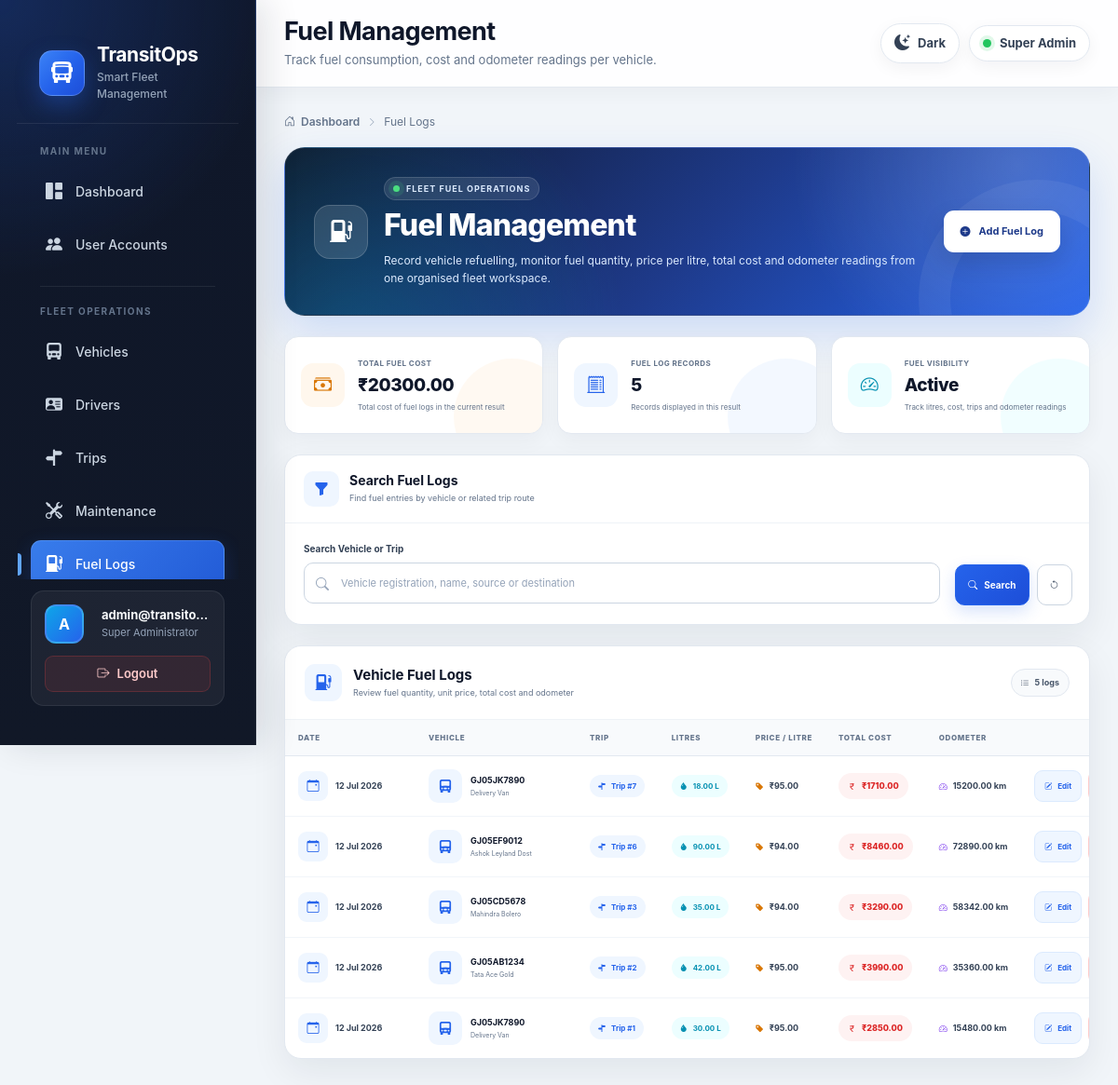
Before: /operations/fuel-logs/ (signed in) with the older database file.
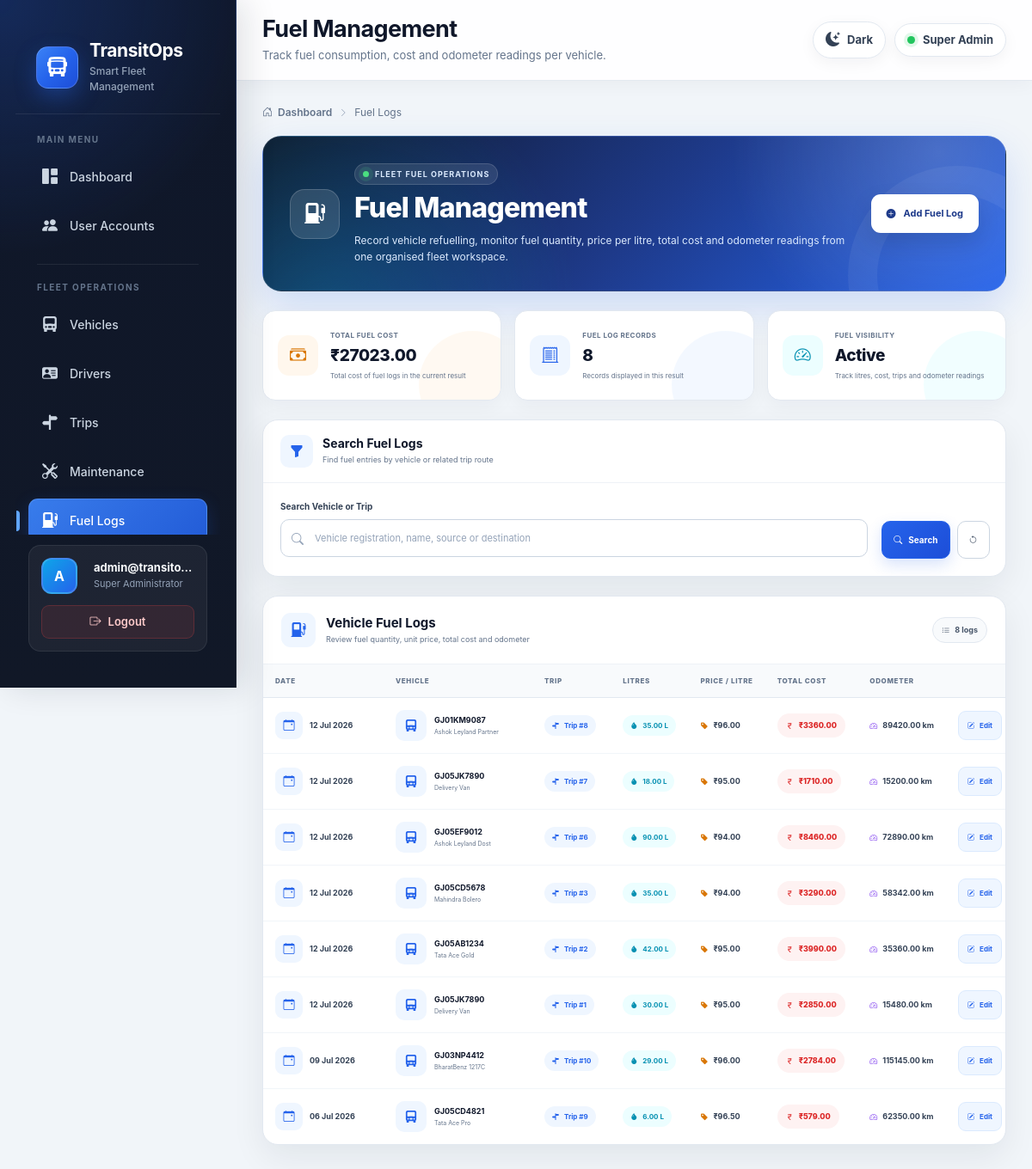
After: the same page with the newer database file.
### operations/models.py (models this page shows, shortened)
class FuelLog(models.Model):
    vehicle = models.ForeignKey(
        Vehicle,
        on_delete=models.PROTECT,
        related_name="fuel_logs",
    )
    trip = models.ForeignKey(
        Trip,
        on_delete=models.PROTECT,
        related_name="fuel_logs",
        null=True,
        blank=True,
    )
    date = models.DateField(
        default=timezone.localdate,
    )
    liters = models.DecimalField(
        max_digits=10,
        decimal_places=2,
        validators=[MinValueValidator(Decimal("0.01"))],
    )
    price_per_liter = models.DecimalField(
        max_digits=10,
        decimal_places=2,
        validators=[MinValueValidator(Decimal("0.01"))],
    )
    total_cost = models.DecimalField(
        max_digits=14,
        decimal_places=2,
        default=0,
        editable=False,
    )
    odometer = models.DecimalField(
        max_digits=12,
        decimal_places=2,
        validators=[MinValueValidator(Decimal("0"))],
    )
    notes = models.TextField(
        blank=True,
    )
    created_by = models.ForeignKey(
        settings.AUTH_USER_MODEL,
        on_delete=models.SET_NULL,
        null=True,
        blank=True,
        related_name="created_fuel_logs",
    )
    created_at = models.DateTimeField(
        auto_now_add=True,
    )
    updated_at = models.DateTimeField(
        auto_now=True,
    )
    class Meta:
        ordering = ["-date", "-created_at"]
        indexes = [
            models.Index(fields=["date"]),
            models.Index(fields=["vehicle"]),
        ]

class Trip(models.Model):
    class Status(models.TextChoices):
        DRAFT = "DRAFT", "Draft"
        DISPATCHED = "DISPATCHED", "Dispatched"
        COMPLETED = "COMPLETED", "Completed"
        CANCELLED = "CANCELLED", "Cancelled"
    source = models.CharField(
        max_length=150,
    )
    destination = models.CharField(
        max_length=150,
    )
    vehicle = models.ForeignKey(
        Vehicle,
        on_delete=models.PROTECT,
        related_name="trips",
    )
    driver = models.ForeignKey(
        Driver,
        on_delete=models.PROTECT,
        related_name="trips",
    )
    cargo_weight = models.DecimalField(
        max_digits=12,
        decimal_places=2,
        validators=[
            MinValueValidator(Decimal("0.01")),
        ],
        help_text="Cargo weight in kilograms.",
    )
    planned_distance = models.DecimalField(
        max_digits=12,
        decimal_places=2,
        validators=[
            MinValueValidator(Decimal("0.01")),
        ],
        help_text="Planned distance in kilometres.",
    )
    start_odometer = models.DecimalField(
        max_digits=12,
        decimal_places=2,
        null=True,
        blank=True,
    )
    final_odometer = models.DecimalField(
        max_digits=12,
        decimal_places=2,
        null=True,
        blank=True,
    )
    fuel_consumed = models.DecimalField(
        max_digits=10,
        decimal_places=2,
        null=True,
        blank=True,
        validators=[
            MinValueValidator(Decimal("0.01")),
        ],
        help_text="Fuel consumed in litres.",
    )
    revenue = models.DecimalField(
        max_digits=14,
        decimal_places=2,
        default=0,
        validators=[
            MinValueValidator(Decimal("0")),
        ],
    )
    notes = models.TextField(
        blank=True,
    )
    status = models.CharField(
        max_length=20,
        choices=Status.choices,
        default=Status.DRAFT,
    )
    created_by = models.ForeignKey(
        settings.AUTH_USER_MODEL,
        on_delete=models.SET_NULL,
        null=True,
        blank=True,
        related_name="created_trips",
    )
    created_at = models.DateTimeField(
        auto_now_add=True,
    )
    updated_at = models.DateTimeField(
        auto_now=True,
    )
    dispatched_at = models.DateTimeField(
        null=True,
        blank=True,
    )
    completed_at = models.DateTimeField(
        null=True,
        blank=True,
    )
    cancelled_at = models.DateTimeField(
        null=True,
        blank=True,
    )
    class Meta:
        ordering = ["-created_at"]
        indexes = [
            models.Index(fields=["status"]),
            models.Index(fields=["created_at"]),
            models.Index(fields=["vehicle", "status"]),
            models.Index(fields=["driver", "status"]),
        ]
        constraints = [
            models.CheckConstraint(
                condition=Q(cargo_weight__gt=0),
                name="trip_cargo_weight_positive",
            ),
            models.CheckConstraint(
                condition=Q(planned_distance__gt=0),
                name="trip_distance_positive",
            ),
            models.CheckConstraint(
                condition=Q(revenue__gte=0),
                name="trip_revenue_non_negative",
            ),
            models.UniqueConstraint(
                fields=["vehicle"],
                condition=Q(status="DISPATCHED"),
                name="one_active_trip_per_vehicle",
            ),
            models.UniqueConstraint(
                fields=["driver"],
                condition=Q(status="DISPATCHED"),
                name="one_active_trip_per_driver",
            ),
        ]

### fleet/models.py (models this page shows, shortened)
class Vehicle(models.Model):
    class VehicleType(models.TextChoices):
        TRUCK = "TRUCK", "Truck"
        VAN = "VAN", "Van"
        BUS = "BUS", "Bus"
        CAR = "CAR", "Car"
        BIKE = "BIKE", "Bike"
        OTHER = "OTHER", "Other"
    class Status(models.TextChoices):
        AVAILABLE = "AVAILABLE", "Available"
        ON_TRIP = "ON_TRIP", "On Trip"
        IN_SHOP = "IN_SHOP", "In Shop"
        RETIRED = "RETIRED", "Retired"
    registration_number = models.CharField(
        max_length=30,
        unique=True,
    )
    vehicle_name = models.CharField(
        max_length=100,
    )
    model = models.CharField(
        max_length=100,
        blank=True,
    )
    vehicle_type = models.CharField(
        max_length=20,
        choices=VehicleType.choices,
        default=VehicleType.TRUCK,
    )
    maximum_load_capacity = models.DecimalField(
        max_digits=12,
        decimal_places=2,
        help_text="Maximum cargo capacity in kilograms.",
        validators=[ MinValueValidator(Decimal("0.01")),],
    )
    odometer = models.DecimalField(
        max_digits=12,
        decimal_places=2,
        default=0,
        validators=[MinValueValidator(0)],
    )
    acquisition_cost = models.DecimalField(
        max_digits=14,
        decimal_places=2,
        default=0,
        validators=[MinValueValidator(0)],
    )
    region = models.CharField(
        max_length=100,
        blank=True,
    )
    status = models.CharField(
        max_length=20,
        choices=Status.choices,
        default=Status.AVAILABLE,
    )
    created_at = models.DateTimeField(
        auto_now_add=True,
    )
    updated_at = models.DateTimeField(
        auto_now=True,
    )
    class Meta:
        ordering = ["registration_number"]
        indexes = [
            models.Index(fields=["status"]),
            models.Index(fields=["vehicle_type"]),
            models.Index(fields=["region"]),
        ]

### operations/views.py (the view)
@role_required(*FINANCE_VIEW_ROLES)
def fuel_log_list(request):
    fuel_logs = (
        FuelLog.objects
        .select_related("vehicle", "trip")
        .all()
    )
    search = request.GET.get("search", "").strip()
    if search:
        fuel_logs = fuel_logs.filter(
            Q(vehicle__registration_number__icontains=search)
            | Q(trip__source__icontains=search)
            | Q(trip__destination__icontains=search)
        )
    fuel_sort = request.GET.get("sort", "newest")
    fuel_logs = apply_safe_sorting(
        fuel_logs,
        fuel_sort,
        {
            "newest": "-date",
            "oldest": "date",
            "vehicle": "vehicle__registration_number",
            "liters_high": "-liters",
            "cost_high": "-total_cost",
            "odometer_high": "-odometer",
        },
        "-date",
    )
    total_cost = (
        fuel_logs.aggregate(total=Sum("total_cost"))["total"]
        or Decimal("0")
    )
    return render(
        request,
        "operations/fuel_list.html",
        {
            "fuel_logs": fuel_logs,
            "total_cost": total_cost,
            "can_manage": (
                request.user.is_superuser
                or request.user.role in FUEL_MANAGE_ROLES
            ),
        },
    )

### operations/views.py (called while the page is built)
def apply_safe_sorting(queryset, requested_sort, allowed_sorts, default_sort):
    ordering = allowed_sorts.get(requested_sort, default_sort)
    return queryset.order_by(ordering)

### templates/operations/fuel_list.html (shortened to what the changed rows need)
{% extends "base.html" %}
{% block page_title %}
Fuel Management
{% endblock %}
{% block content %}
<div class="fuel-page">
    <div class="fuel-wrapper">
        <section class="fuel-hero">
            <div class="fuel-hero-content">
                <div>
                    <h2>Fuel Management</h2>
                </div>
            </div>
        </section>
        <section class="fuel-summary-grid">
            <article class="fuel-summary-card cost">
                <div class="fuel-summary-content">
                    <span>Total Fuel Cost</span>
                    <strong>
                        ₹{{ total_cost|default:0|floatformat:2 }}
                    </strong>
                    <small>
                        Total cost of fuel logs in the current result
                    </small>
                </div>
            </article>
            <article class="fuel-summary-card records">
                <div class="fuel-summary-content">
                    <span>Fuel Log Records</span>
                    <strong>
                        {{ fuel_logs|length }}
                    </strong>
                    <small>
                        Record{{ fuel_logs|length|pluralize }}
                        displayed in this result
                    </small>
                </div>
            </article>
        </section>
        <section class="fuel-table-panel">
            <header class="fuel-table-header">
                <div class="fuel-table-title">
                    <div class="fuel-table-title-icon">
                    </div>
                    <div>
                    </div>
                </div>
                <span class="fuel-result-count">
                    <i class="bi bi-list-ul"></i>
                    {{ fuel_logs|length }}
                    log{{ fuel_logs|length|pluralize }}
                </span>
            </header>
            <div class="table-responsive desktop-fuel-table">
                <table class="fuel-management-table">
                    <thead>
                        <tr>
                            <th>Date</th>
                            <th>Vehicle</th>
                            <th>Trip</th>
                            <th>Litres</th>
                            <th>Price / Litre</th>
                            <th>Total Cost</th>
                            <th>Odometer</th>
                            {% if can_manage %}
                                <th class="text-end">Actions</th>
                            {% endif %}
                        </tr>
                    </thead>
                    <tbody>
                        {% for fuel in fuel_logs %}
                            <tr>
                                <td>
                                    <div class="fuel-date">
                                        <span class="fuel-date-icon">
                                            <i class="bi bi-calendar-event"></i>
                                        </span>
                                        <span>
                                            {{ fuel.date|date:"d M Y" }}
                                        </span>
                                    </div>
                                </td>
                                <td>
                                    <div class="fuel-vehicle">
                                        <div class="fuel-vehicle-icon">
                                            <i class="bi bi-truck-front-fill"></i>
                                        </div>
                                        <div class="fuel-vehicle-details">
                                            <strong>
                                                {{ fuel.vehicle.registration_number }}
                                            </strong>
                                            <small>
                                                {% if fuel.vehicle.vehicle_name %}
                                                    {{ fuel.vehicle.vehicle_name }}
                                                {% else %}
                                                    Fleet vehicle
                                                {% endif %}
                                            </small>
                                        </div>
                                    </div>
                                </td>
                                <td>
                                    {% if fuel.trip %}
                                        <span
                                            class="fuel-trip"
                                            title="{{ fuel.trip.source }} to {{ fuel.trip.destination }}"
                                        >
                                            <i class="bi bi-signpost-split-fill"></i>
                                            Trip #{{ fuel.trip.pk }}
                                        </span>
                                    {% else %}
                                        <span class="fuel-no-trip">
                                            <i class="bi bi-dash-circle"></i>
                                            No trip
                                        </span>
                                    {% endif %}
                                </td>
                                <td>
                                    <span class="fuel-litres">
                                        <i class="bi bi-droplet-fill"></i>
                                        {{ fuel.liters|default:0|floatformat:2 }}
                                        L
                                    </span>
                                </td>
                                <td>
                                    <span class="fuel-price">
                                        <i class="bi bi-tag-fill"></i>
                                        ₹{{ fuel.price_per_liter|default:0|floatformat:2 }}
                                    </span>
                                </td>
                                <td>
                                    <span class="fuel-total-cost">
                                        <i class="bi bi-currency-rupee"></i>
                                        ₹{{ fuel.total_cost|default:0|floatformat:2 }}
                                    </span>
                                </td>
                                <td>
                                    <span class="fuel-odometer">
                                        <i class="bi bi-speedometer2"></i>
                                        {{ fuel.odometer|default:0|floatformat:2 }}
                                        km
                                    </span>
                                </td>
                                {% if can_manage %}
                                    <td class="text-end">
                                        <div class="fuel-actions">
                                            <a
                                                href="{% url 'operations:fuel_log_update' fuel.pk %}"
                                                class="fuel-action-button edit"
                                            >
                                                <i class="bi bi-pencil-square"></i>
                                                Edit
                                            </a>
                                        </div>
                                    </td>
                                {% endif %}
                            </tr>
                        {% endfor %}
                    </tbody>
                </table>
            </div>
        </section>
    </div>
</div>
{% endblock %}

Changed rows visible on the page:
added FuelLog: date "12 Jul 2026", vehicle.registration_number "GJ01KM9087", vehicle.vehicle_name "Ashok Leyland Partner", trip.pk "8", liters "35.00", price_per_liter "96.00", total_cost "3360.00", odometer "89420.00"
added FuelLog: date "09 Jul 2026", vehicle.registration_number "GJ03NP4412", vehicle.vehicle_name "BharatBenz 1217C", trip.pk "10", liters "29.00", price_per_liter "96.00", total_cost "2784.00", odometer "115145.00"
added FuelLog: date "06 Jul 2026", vehicle.registration_number "GJ05CD4821", vehicle.vehicle_name "Tata Ace Pro", trip.pk "9", liters "6.00", price_per_liter "96.50", total_cost "579.00", odometer "62350.00"
Other visible differences:
{{ total_cost|default:0|floatformat:2 }}: "20300.00" → "27023.00"
{{ fuel_logs|length }}: "5" → "8"
